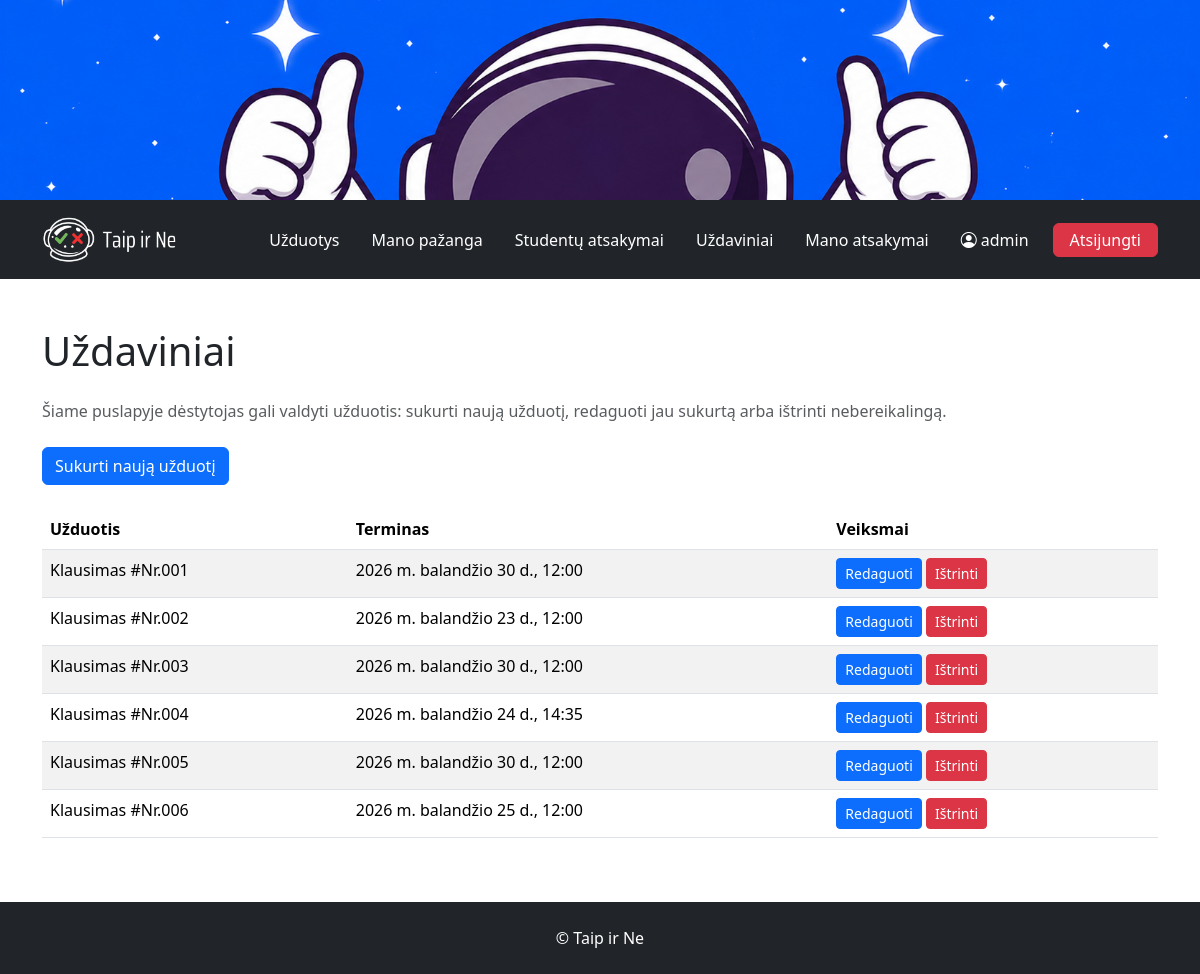
The app's page /tasks/manage/ (signed in) with its own data.
### tasks/models.py (models this page shows, shortened)
class Task(models.Model):
    name = models.CharField("Užduotis")
    content = models.TextField("Klausimas")
    teacher = models.ForeignKey(to=User, on_delete=models.CASCADE, verbose_name="Dėstytojas")
    ANSWER_CHOICES = [
        (True, 'Taip'),
        (False, 'Ne'),
    ]
    correct_answer = models.BooleanField("Teisingas atsakymas", choices=ANSWER_CHOICES, default=True)
    deadline = models.DateTimeField("Terminas", null=True, blank=True)
    date = models.DateTimeField("Data", auto_now_add=True)
    photo = models.ImageField("Nuotrauka", upload_to='tasks', null=True, blank=True)
    class Meta:
        verbose_name = "Uždavinys"
        verbose_name_plural = "Uždaviniai"

### tasks/views.py (the view)
# urls.py: path('tasks/manage/', views.TaskManageListView.as_view(), name='tasks_manage'),
class TaskManageListView(LoginRequiredMixin, UserPassesTestMixin, ListView):
    model = Task
    template_name = "tasks_manage.html"
    context_object_name = "tasks"
    def test_func(self):
        return self.request.user.is_staff

### tasks/templates/tasks_manage.html (shortened to what this page needs)
{% extends 'base.html' %}
{% block content %}
<h1 class="mb-4">Uždaviniai</h1>
<p class="text-muted mb-4">
Šiame puslapyje dėstytojas gali valdyti užduotis: sukurti naują užduotį, redaguoti jau sukurtą arba ištrinti nebereikalingą.
</p>
<a class="btn btn-primary mb-4" href="{% url 'task_create' %}">Sukurti naują užduotį</a>
<table class="table table-striped">
    <thead>
        <tr>
            <th>Užduotis</th>
            <th>Terminas</th>
            <th>Veiksmai</th>
        </tr>
    </thead>
    <tbody>
        {% for task in tasks %}
        <tr>
            <td>{{ task.name }}</td>
            <td>{{ task.deadline }}</td>
            <td>
                <a class="btn btn-primary btn-sm" href="{% url 'task_update' task.pk %}">Redaguoti</a>
                <a class="btn btn-danger btn-sm" href="{% url 'task_delete' task.pk %}">Ištrinti</a>
            </td>
        </tr>
        {% endfor %}
    </tbody>
</table>
{% endblock %}

### tasks/templates/base.html (shortened to what this page needs)
<!DOCTYPE html>
<html lang="lt">
<head>
    {% load static %}
    <link href="https://cdn.jsdelivr.net/npm/bootstrap@5.3.2/dist/css/bootstrap.min.css" rel="stylesheet">
    <link href="https://cdn.jsdelivr.net/npm/bootstrap-icons@1.11.3/font/bootstrap-icons.css" rel="stylesheet">
    <link rel="stylesheet" href="{% static 'css/style.css' %}">
</head>
<body class="d-flex flex-column min-vh-100">
<body class="d-flex flex-column min-vh-100">
<div class="hero"></div>
<nav class="navbar navbar-expand-sm bg-dark navbar-dark py-3">
    <div class="container">
        <a class="navbar-brand logo" href="{% url 'index' %}"></a>
        <div class="collapse navbar-collapse mt-4 mt-sm-0 pb-4 pb-sm-0" id="mynavbar">
            <ul class="navbar-nav ms-auto gap-3 align-items-center">
                <li class="nav-item">
                    <a class="nav-link text-white fs-6" href="{% url 'index' %}">Užduotys</a>
                </li>
                {% if user.is_authenticated %}
                    <li class="nav-item">
                        <a class="nav-link text-white fs-6" href="{% url 'stats' %}">Mano pažanga</a>
                    </li>
                    {% if user.is_staff %}
                        <li class="nav-item">
                            <a class="nav-link text-white fs-6" href="{% url 'answers' %}">Studentų atsakymai</a>
                        </li>
                    {% endif %}
                    {% if user.is_staff %}
                        <li class="nav-item">
                            <a class="nav-link text-white fs-6" href="{% url 'tasks_manage' %}">Uždaviniai</a>
                        </li>
                    {% endif %}
                    <li class="nav-item">
                        <a class="nav-link text-white fs-6" href="{% url 'useranswers' %}">Mano atsakymai</a>
                    </li>
                    <li class="nav-item">
                        <a class="nav-link text-white fs-6" href="{% url 'profile' %}">
                            <i class="bi bi-person-circle me-1"></i>{{ user.get_username }}
                        </a>
                    </li>
                    <li class="nav-item">
                        <form method="post" action="{% url 'logout' %}">
                            <button class="btn btn-danger fs-6 px-3 py-1" type="submit">Atsijungti</button>
                        </form>
                    </li>
                {% endif %}
            </ul>
        </div>
    </div>
</nav>
<div class="container mt-5 flex-grow-1 pb-5">
    {% block content %}{% endblock %}
</div>
<div class="p-4 bg-dark text-white text-center">
    © Taip ir Ne
</div>
</body>
</html>

### tasks/static/css/style.css (style rules this page uses)
.hero { height: 200px; background: url("/static/images/header.jpg") center / cover no-repeat; }
.logo { display: block; width: 135px; height: 47px; background: url("/static/images/logo.png") center / contain no-repeat; }

### records on screen
Task: name "Klausimas #Nr.001", deadline "2026 m. balandžio 30 d., 12:00"
Task: name "Klausimas #Nr.002", deadline "2026 m. balandžio 23 d., 12:00"
Task: name "Klausimas #Nr.003", deadline "2026 m. balandžio 30 d., 12:00"
Task: name "Klausimas #Nr.004", deadline "2026 m. balandžio 24 d., 14:35"
Task: name "Klausimas #Nr.005", deadline "2026 m. balandžio 30 d., 12:00"
Task: name "Klausimas #Nr.006", deadline "2026 m. balandžio 25 d., 12:00"

### other values on screen
{{ user.get_username }} "admin"
